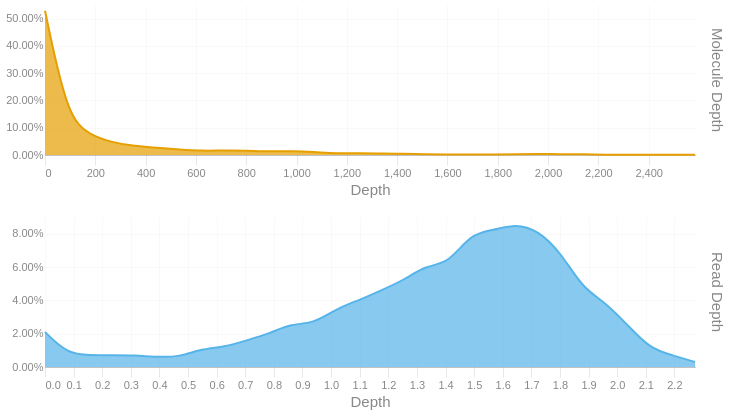

Notebook cell for this chart:
### Code cell
readdep = depth_hist(tb['Read Depth'], q99, 3)
readdep = readdep.with_columns(pl.lit('Read Depth').alias('Metric'))
if not SKIPLR:
    moldep = depth_hist(tb['Molecule Depth'], mol_q99, 1)
    moldep = moldep.with_columns(pl.lit('Molecule Depth').alias('Metric'))
    _hist = pl.concat([readdep, moldep])
    _hist = _hist.filter(pl.col('Proportion') != 0)
    with SafeRender(_hist):
        (
            alt.Chart(_hist)        
            .mark_area(interpolate = "basis")
            .encode(
                x=alt.X('Bin:Q').scale(domainMin=0).axis(alt.Axis(title='Depth')),
                y = alt.Y('Proportion:Q', title = None).axis(format = '.2%'),
                color = alt.Color('Metric:N').legend(None),
                row = alt.Row("Metric:N").header(title = None, labelOrient = 'right'),
                tooltip = [
                    alt.Tooltip("Metric:N", title = "Metric"),
                    alt.Tooltip('Interval:N', title = "Depth Interval"),
                    alt.Tooltip('Proportion:Q', title = "% Alignments").format('.2%')
                ]
            )
            .resolve_scale(x='independent', y='independent')
            .properties(
                height = 150, width = 650,
                usermeta={'embedOptions': {'downloadFileName': f'{samplename}.depth.hist'}}
            )
        ).display()
else:
    readdep = readdep.filter(pl.col('Proportion') != 0)
    with SafeRender(readdep):
        (
            alt.Chart(readdep)        
            .mark_area(interpolate = "basis")
            .encode(
                x=alt.X('Bin:Q').scale(domainMin=0).axis(alt.Axis(title='Depth')),
                y = alt.Y('Proportion:Q', title = None).axis(format = '.2%'),
                tooltip = [
                    alt.Tooltip('Interval:N', title = "Depth Interval"),
                    alt.Tooltip('Proportion:Q', title = "% Alignments").format('.2%')
                ]
            )
            .properties(
                usermeta={'embedOptions': {'downloadFileName': f'{samplename}.depth.hist'}}
            )
        ).display()

### Figure 1 — Vega-Lite specification as saved in the notebook (floating-point values rounded to 4 significant figures)
{"width": 650, "height": 150, "config": {"title": {"anchor": "start", "dy": -15, "fontSize": 18, "color": "#888888", "subtitleColor": "#888888", "subtitleFontSize": 14}, "arc": {"fill": "#0072B2"}, "axis": {"domainColor": "#888888", "domainWidth": 0.5, "gridWidth": 0.2, "grid": false, "titleFontWeight": 400, "titleFontSize": 15, "labelFontSize": 11, "labelColor": "#888888", "tickColor": "#888888", "tickWidth": 0.2, "titleColor": "#888888"}, "axisBand": {"grid": false}, "axisX": {"grid": true, "tickSize": 10, "domainCap": "round"}, "axisY": {"domain": false, "grid": true, "tickSize": 0, "domainCap": "round"}, "background": "transparent", "header": {"labelFontSize": 15, "labelColor": "#888888", "titleFontSize": 15, "titleFontWeight": 600, "titleColor": "#888888"}, "legend": {"labelFont": "sans-serif", "labelFontSize": 12, "labelColor": "#888888", "symbolSize": 100, "symbolType": "circle", "titleFontSize": 12, "titlePadding": 10, "titleColor": "#888888", "title": null}, "range": {"category": ["#E69F00", "#56B4E9", "#009E73", "#F0E442", "#0072B2", "#D55E00", "#CC79A7", "#000000"], "diverging": ["#cfe8f3", "#a2d4ec", "#73bfe2", "#46abdb", "#1696d2", "#12719e"]}, "area": {"fill": "#0072B2", "fillOpacity": 0.7, "line": true, "strokeOpacity": 0.7}, "line": {"color": "#0072B2", "stroke": "#0072B2", "strokeWidth": 2}, "trail": {"color": "#0072B2", "stroke": "#0072B2", "strokeWidth": 0, "size": 1}, "point": {"filled": true, "fillOpacity": 1.0, "size": 95}, "text": {"color": "#888888", "fontSize": 11, "align": "right", "fontWeight": 400, "size": 11}, "bar": {"fill": "#0072B2", "stroke": null}, "view": {"stroke": null, "continuousWidth": 660, "continuousHeight": 400}}, "data": {"name": "data-dcfed2fd8298518c687cca9d1ab3a407"}, "mark": {"type": "area", "interpolate": "basis"}, "encoding": {"color": {"field": "Metric", "legend": null, "type": "nominal"}, "row": {"field": "Metric", "header": {"title": null, "labelOrient": "right"}, "type": "nominal"}, "tooltip": [{"field": "Metric", "title": "Metric", "type": "nominal"}, {"field": "Interval", "title": "Depth Interval", "type": "nominal"}, {"field": "Proportion", "format": ".2%", "title": "% Alignments", "type": "quantitative"}], "x": {"axis": {"title": "Depth"}, "field": "Bin", "scale": {"domainMin": 0}, "type": "quantitative"}, "y": {"axis": {"format": ".2%"}, "field": "Proportion", "title": null, "type": "quantitative"}}, "resolve": {"scale": {"x": "independent", "y": "independent"}}, "usermeta": {"embedOptions": {"downloadFileName": "S6_Kennetcook_3567.depth.hist"}}, "$schema": "https://vega.github.io/schema/vega-lite/v6.1.0.json", "datasets": {"data-dcfed2fd8298518c687cca9d1ab3a407": [{"Bin": 0.0, "Interval": "0.0-0.078", "Proportion": 0.021, "Metric": "Read Depth"}, {"Bin": 0.078, "Interval": "0.078-0.157", "Proportion": 0.008, "Metric": "Read Depth"}, {"Bin": 0.157, "Interval": "0.157-0.235", "Proportion": 0.007, "Metric": "Read Depth"}, {"Bin": 0.235, "Interval": "0.235-0.313", "Proportion": 0.007, "Metric": "Read Depth"}, {"Bin": 0.313, "Interval": "0.313-0.392", "Proportion": 0.007, "Metric": "Read Depth"}, {"Bin": 0.392, "Interval": "0.392-0.47", "Proportion": 0.006, "Metric": "Read Depth"}, {"Bin": 0.47, "Interval": "0.47-0.548", "Proportion": 0.006, "Metric": "Read Depth"}, {"Bin": 0.548, "Interval": "0.548-0.627", "Proportion": 0.011, "Metric": "Read Depth"}, {"Bin": 0.627, "Interval": "0.627-0.705", "Proportion": 0.012, "Metric": "Read Depth"}, {"Bin": 0.705, "Interval": "0.705-0.783", "Proportion": 0.016, "Metric": "Read Depth"}, {"Bin": 0.783, "Interval": "0.783-0.862", "Proportion": 0.02, "Metric": "Read Depth"}, {"Bin": 0.862, "Interval": "0.862-0.94", "Proportion": 0.026, "Metric": "Read Depth"}, {"Bin": 0.94, "Interval": "0.94-1.018", "Proportion": 0.026, "Metric": "Read Depth"}, {"Bin": 1.018, "Interval": "1.018-1.097", "Proportion": 0.035, "Metric": "Read Depth"}, {"Bin": 1.097, "Interval": "1.097-1.175", "Proportion": 0.04, "Metric": "Read Depth"}, {"Bin": 1.175, "Interval": "1.175-1.253", "Proportion": 0.046, "Metric": "Read Depth"}, {"Bin": 1.253, "Interval": "1.253-1.332", "Proportion": 0.052, "Metric": "Read Depth"}, {"Bin": 1.332, "Interval": "1.332-1.41", "Proportion": 0.061, "Metric": "Read Depth"}, {"Bin": 1.41, "Interval": "1.41-1.488", "Proportion": 0.062, "Metric": "Read Depth"}, {"Bin": 1.488, "Interval": "1.488-1.567", "Proportion": 0.08, "Metric": "Read Depth"}, {"Bin": 1.567, "Interval": "1.567-1.645", "Proportion": 0.082, "Metric": "Read Depth"}, {"Bin": 1.645, "Interval": "1.645-1.723", "Proportion": 0.086, "Metric": "Read Depth"}, {"Bin": 1.723, "Interval": "1.723-1.802", "Proportion": 0.082, "Metric": "Read Depth"}, {"Bin": 1.802, "Interval": "1.802-1.88", "Proportion": 0.069, "Metric": "Read Depth"}, {"Bin": 1.88, "Interval": "1.88-1.958", "Proportion": 0.047, "Metric": "Read Depth"}, {"Bin": 1.958, "Interval": "1.958-2.037", "Proportion": 0.039, "Metric": "Read Depth"}, {"Bin": 2.037, "Interval": "2.037-2.115", "Proportion": 0.025, "Metric": "Read Depth"}, {"Bin": 2.115, "Interval": "2.115-2.193", "Proportion": 0.011, "Metric": "Read Depth"}, {"Bin": 2.193, "Interval": "2.193-2.272", "Proportion": 0.007, "Metric": "Read Depth"}, {"Bin": 2.272, "Interval": "2.272-2.35", "Proportion": 0.003, "Metric": "Read Depth"}, {"Bin": 0.0, "Interval": "0.0-89.1", "Proportion": 0.529, "Metric": "Molecule Depth"}, {"Bin": 89.1, "Interval": "89.1-178.2", "Proportion": 0.138, "Metric": "Molecule Depth"}, {"Bin": 178.2, "Interval": "178.2-267.3", "Proportion": 0.073, "Metric": "Molecule Depth"}, {"Bin": 267.3, "Interval": "267.3-356.4", "Proportion": 0.046, "Metric": "Molecule Depth"}, {"Bin": 356.4, "Interval": "356.4-445.6", "Proportion": 0.032, "Metric": "Molecule Depth"}, {"Bin": 445.6, "Interval": "445.6-534.7", "Proportion": 0.027, "Metric": "Molecule Depth"}, {"Bin": 534.7, "Interval": "534.7-623.8", "Proportion": 0.02, "Metric": "Molecule Depth"}, {"Bin": 623.8, "Interval": "623.8-712.9", "Proportion": 0.015, "Metric": "Molecule Depth"}, {"Bin": 712.9, "Interval": "712.9-802.0", "Proportion": 0.017, "Metric": "Molecule Depth"}, {"Bin": 802.0, "Interval": "802.0-891.1", "Proportion": 0.016, "Metric": "Molecule Depth"}, {"Bin": 891.1, "Interval": "891.1-980.2", "Proportion": 0.013, "Metric": "Molecule Depth"}, {"Bin": 980.2, "Interval": "980.2-1069.3", "Proportion": 0.014, "Metric": "Molecule Depth"}, {"Bin": 1069.0, "Interval": "1069.3-1158.4", "Proportion": 0.011, "Metric": "Molecule Depth"}, {"Bin": 1158.0, "Interval": "1158.4-1247.6", "Proportion": 0.006, "Metric": "Molecule Depth"}, {"Bin": 1248.0, "Interval": "1247.6-1336.7", "Proportion": 0.006, "Metric": "Molecule Depth"}, {"Bin": 1337.0, "Interval": "1336.7-1425.8", "Proportion": 0.006, "Metric": "Molecule Depth"}, {"Bin": 1426.0, "Interval": "1425.8-1514.9", "Proportion": 0.004, "Metric": "Molecule Depth"}, {"Bin": 1515.0, "Interval": "1514.9-1604.0", "Proportion": 0.003, "Metric": "Molecule Depth"}, {"Bin": 1604.0, "Interval": "1604.0-1693.1", "Proportion": 0.002, "Metric": "Molecule Depth"}, {"Bin": 1693.0, "Interval": "1693.1-1782.2", "Proportion": 0.002, "Metric": "Molecule Depth"}, {"Bin": 1782.0, "Interval": "1782.2-1871.3", "Proportion": 0.002, "Metric": "Molecule Depth"}, {"Bin": 1871.0, "Interval": "1871.3-1960.4", "Proportion": 0.003, "Metric": "Molecule Depth"}, {"Bin": 1960.0, "Interval": "1960.4-2049.6", "Proportion": 0.004, "Metric": "Molecule Depth"}, {"Bin": 2050.0, "Interval": "2049.6-2138.7", "Proportion": 0.003, "Metric": "Molecule Depth"}, {"Bin": 2139.0, "Interval": "2138.7-2227.8", "Proportion": 0.003, "Metric": "Molecule Depth"}, {"Bin": 2228.0, "Interval": "2227.8-2316.9", "Proportion": 0.001, "Metric": "Molecule Depth"}, {"Bin": 2317.0, "Interval": "2316.9-2406.0", "Proportion": 0.001, "Metric": "Molecule Depth"}, {"Bin": 2406.0, "Interval": "2406.0-2495.1", "Proportion": 0.001, "Metric": "Molecule Depth"}, {"Bin": 2495.0, "Interval": "2495.1-2584.2", "Proportion": 0.001, "Metric": "Molecule Depth"}, {"Bin": 2584.0, "Interval": "2584.2-2673.33", "Proportion": 0.001, "Metric": "Molecule Depth"}]}}
